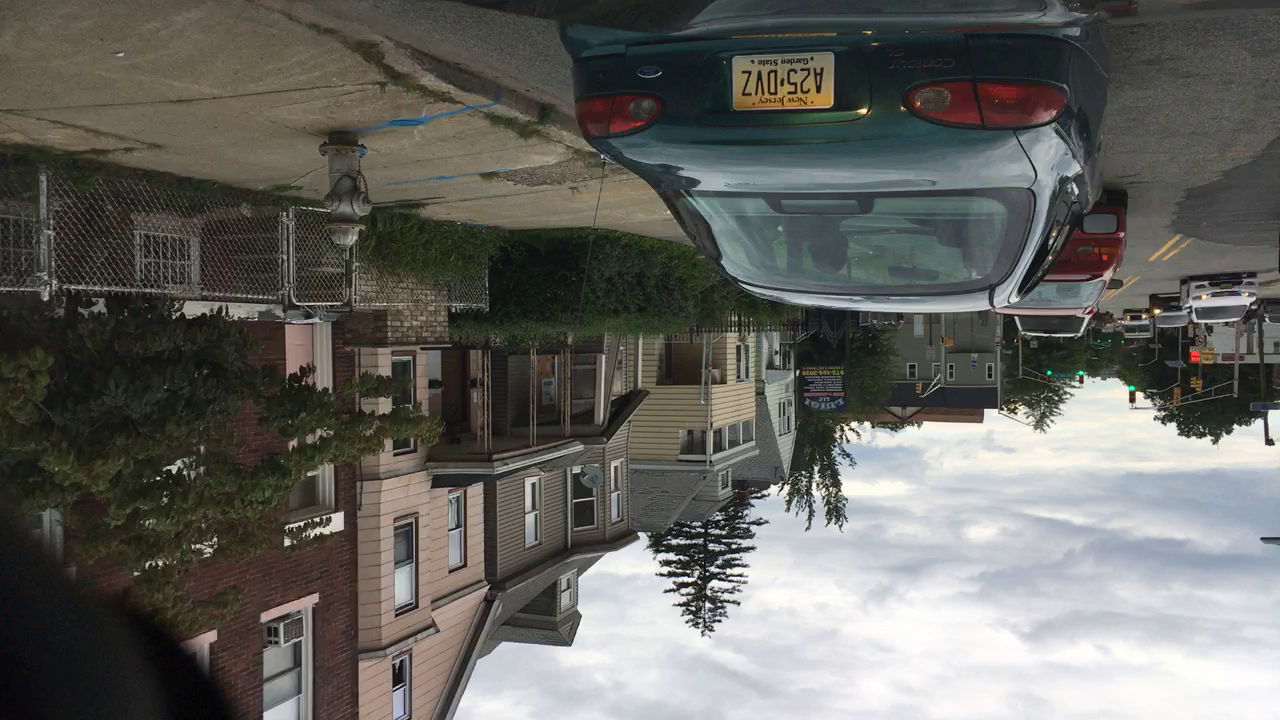
#> input picture test.png, 1280 x 720 px
$ python cartooner.py --input ../test.png
#> lines starting #> are read from the running program, lines starting #| are printed output that depends on the picture; after the words box and inside, x2 and y2 are one past the last pixel; in counts of white or black regions, pixels touching at a corner belong together
#> further down, image is the input picture: shape (720, 1280, 3); mean B, G, R 95.8, 100.4, 100.9
import argparse
import time
import numpy as np
from collections import defaultdict
from scipy import stats
import cv2


def cartoonize(image, sigmaVal=50, minVal=100, maxVal=200):
    """
    convert image into cartoon-like image

    image: input PIL image
    """
#> called with sigmaVal = 50, minVal = 100, maxVal = 200

    output = np.array(image)
    x, y, c = output.shape
#> x = 720; y = 1280; c = 3
    # hists = []
    for i in range(c):
        output[:, :, i] = cv2.bilateralFilter(output[:, :, i], 5, sigmaVal, sigmaVal)
        # [4 lines of commented-out code are left out]
    edge = cv2.Canny(output, minVal, maxVal)
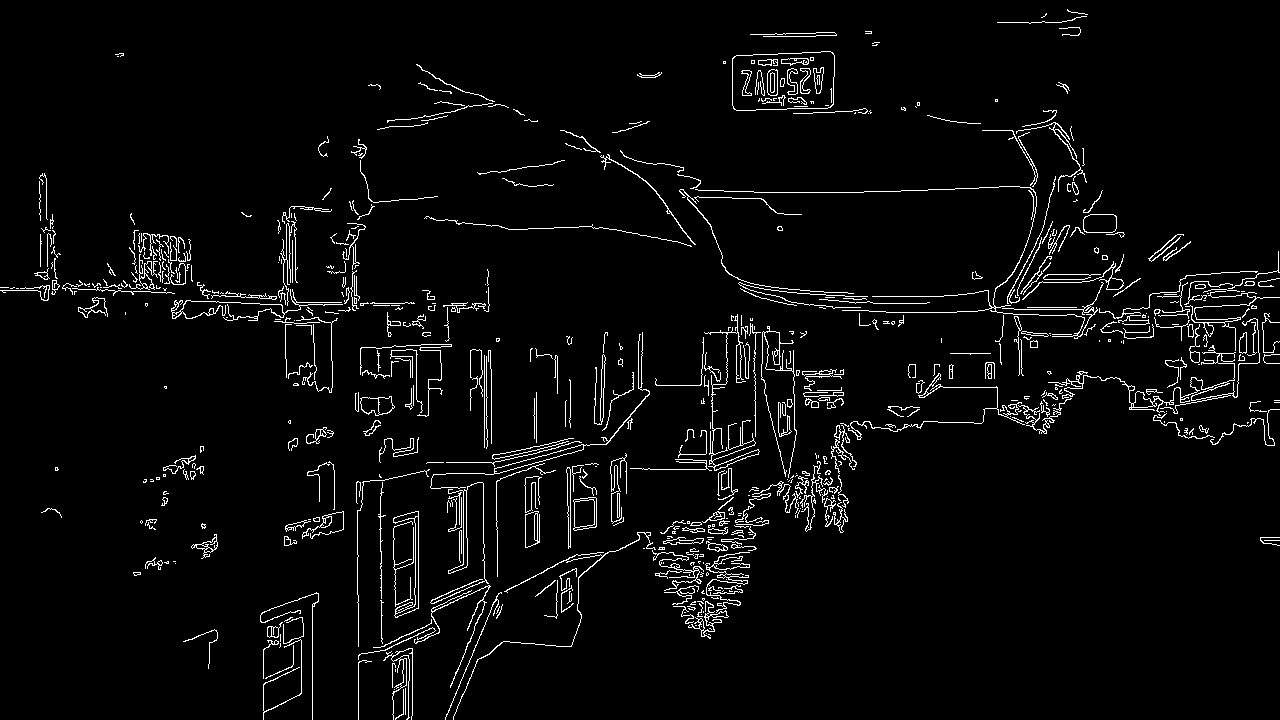
#> edge: shape (720, 1280); 3.7% white in thin lines or dots

    output = cv2.cvtColor(output, cv2.COLOR_RGB2HSV)
#> output: shape (720, 1280, 3); mean H, S, V 73.3, 44, 104.6

    hists = []
    #H
    hist, _ = np.histogram(output[:, :, 0], bins=np.arange(180+1))
#> hist = 180 values, max 59560 at index 90, min 0 at index 149, mean 5120
    hists.append(hist)
    #S
    hist, _ = np.histogram(output[:, :, 1], bins=np.arange(256+1))
#> hist = 256 values, max 20796 at index 12, min 0 at index 214, mean 3600
    hists.append(hist)
    #V
    hist, _ = np.histogram(output[:, :, 2], bins=np.arange(256+1))
#> hist = 256 values, max 9239 at index 42, min 0 at index 0, mean 3600
    hists.append(hist)

    C = []
    for h in hists:
        C.append(k_histogram(h))
#> this loop made 3 passes
#> after the loop, C = [[17, 84, 112], [9, 27, 47, 63, 85, 107, 151], [42, 90, 145, 225]]
    # print("centroids: {0}".format(C))

    output = output.reshape((-1, c))
    for i in range(c):
        channel = output[:, i]
        index = np.argmin(np.abs(channel[:, np.newaxis] - C[i]), axis=1)
        output[:, i] = C[i][index]
    output = output.reshape((x, y, c))
#> output: shape (720, 1280, 3); mean H, S, V 72.7, 43.8, 104.2
    output = cv2.cvtColor(output, cv2.COLOR_HSV2RGB)
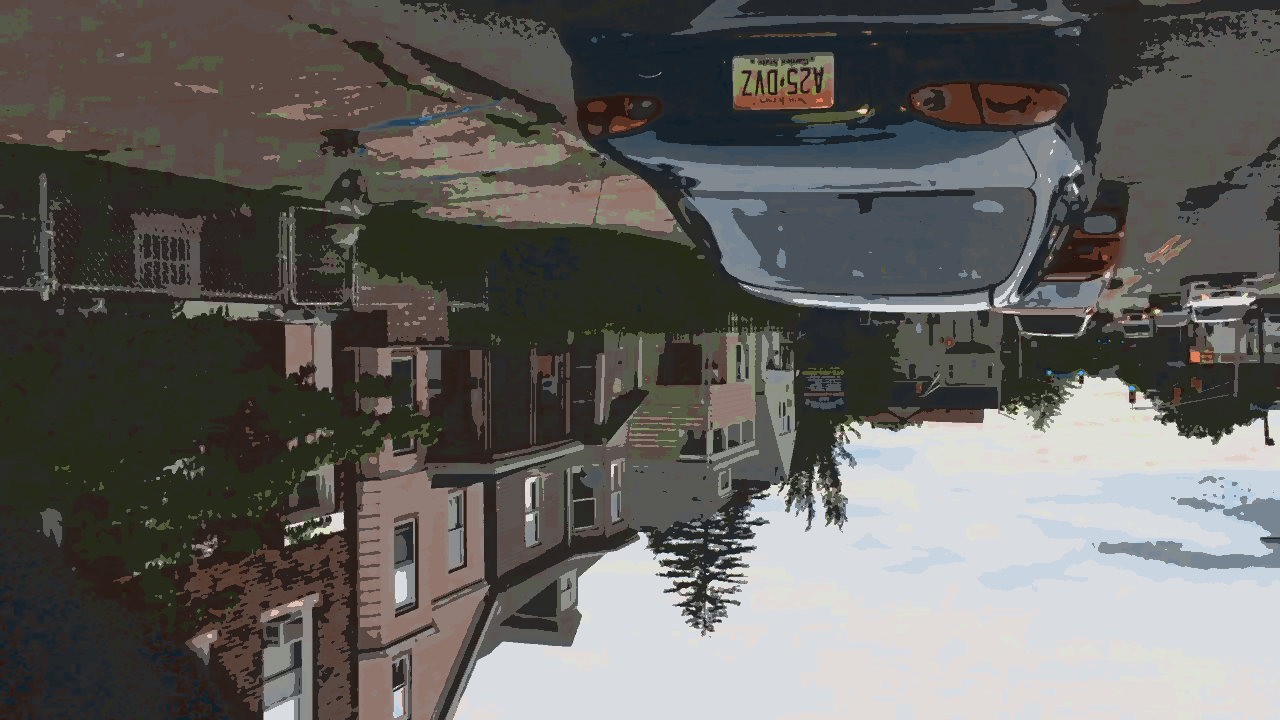
#> output: shape (720, 1280, 3); mean B, G, R 94.6, 97.9, 99.5

    contours, _ = cv2.findContours(edge,
                                   cv2.RETR_EXTERNAL,
                                   cv2.CHAIN_APPROX_NONE)
#> contours = 594 contours, 493 with area under 20; largest, box (x1, y1, x2, y2) and area: (732, 51, 835, 111) 5607, (573, 497, 597, 531) 668, (393, 511, 419, 618) 582, (1083, 214, 1117, 233) 566, (430, 332, 650, 489) 514
    # for i in range(len(contours)):
    #     tmp = contours[i]
    #     contours[i] = cv2.approxPolyDP(tmp, 2, False)
    cv2.drawContours(output, contours, -1, 0, thickness=1)
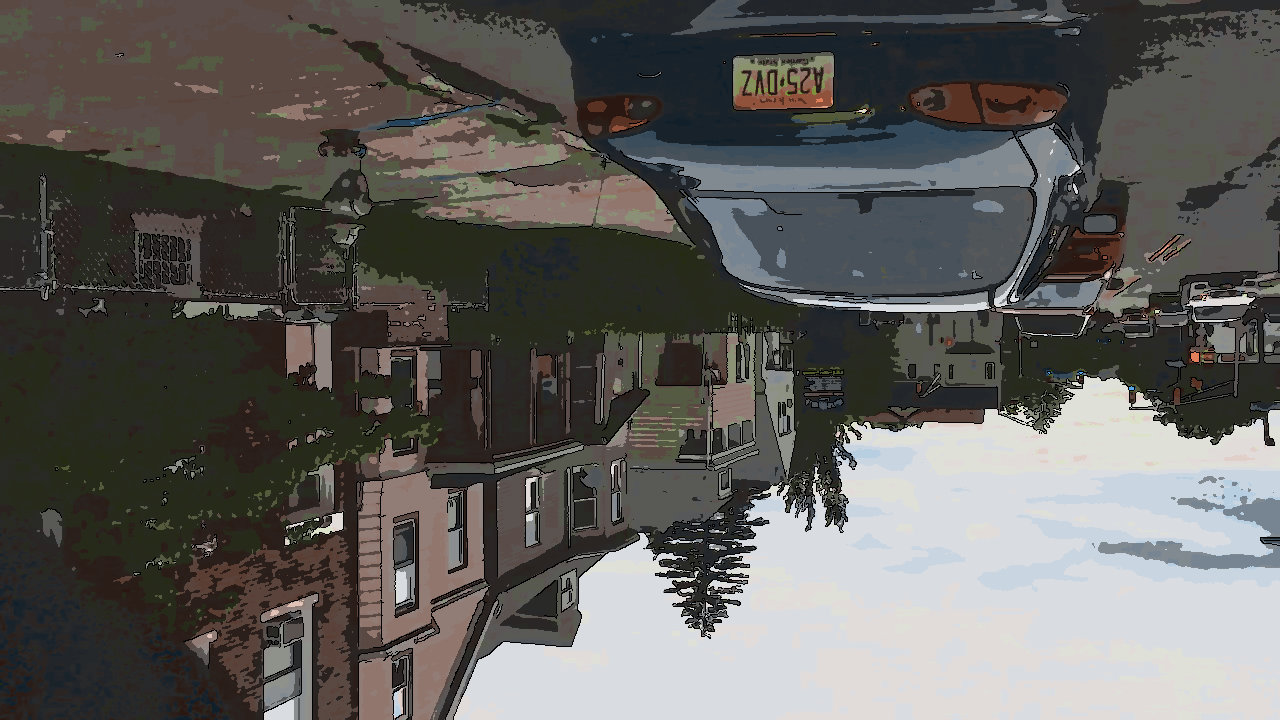
#> output: shape (720, 1280, 3); 3.56% of pixels changed, all inside (x1, y1, x2, y2) = (0, 9, 1280, 720)
    return output


def update_C(C, hist):
    """
    update centroids until they don't change
    """
    while True:
        groups = defaultdict(list)
        #assign pixel values
        for i in range(len(hist)):
            if hist[i] == 0:
                continue
            d = np.abs(C-i)
            index = np.argmin(d)
            groups[index].append(i)

        new_C = np.array(C)
        for i, indice in groups.items():
            if np.sum(hist[indice]) == 0:
                continue
            new_C[i] = int(np.sum(indice*hist[indice])/np.sum(hist[indice]))
        if np.sum(new_C-C) == 0:
            break
        C = new_C
    return C, groups


def k_histogram(hist):
    """
    choose the best K for k-means and get the centroids
    """
    alpha = 0.001              # p-value threshold for normaltest
    N = 80                      # minimun group size for normaltest
    C = np.array([128])

    while True:
        C, groups = update_C(C, hist)

        #start increase K if possible
        new_C = set()     # use set to avoid same value when seperating centroid
        for i, indice in groups.items():
            #if there are not enough values in the group, do not seperate
            if len(indice) < N:
                new_C.add(C[i])
                continue

            # judge whether we should seperate the centroid
            # by testing if the values of the group is under a
            # normal distribution
            z, pval = stats.normaltest(hist[indice])
            if pval < alpha:
                #not a normal dist, seperate
                left = 0 if i == 0 else C[i-1]
                right = len(hist)-1 if i == len(C)-1 else C[i+1]
                delta = right-left
                if delta >= 3:
                    c1 = (C[i]+left)/2
                    c2 = (C[i]+right)/2
                    new_C.add(c1)
                    new_C.add(c2)
                else:
                    # though it is not a normal dist, we have no
                    # extra space to seperate
                    new_C.add(C[i])
            else:
                # normal dist, no need to seperate
                new_C.add(C[i])
        if len(new_C) == len(C):
            break
        else:
            C = np.array(sorted(new_C))
    return C

if __name__ == '__main__':
    parser = argparse.ArgumentParser()
    parser.add_argument('--input', help='input image')
    parser.add_argument('--output', help='output cartoonized image')

    args = parser.parse_args()

    # image = Image.open(args.input)
    image = cv2.imread(args.input)
    start_time = time.time()
    output = cartoonize(image)
    end_time = time.time()
    t = end_time-start_time
    print('time: {0}s'.format(t))
    cv2.imwrite(args.output, output)
